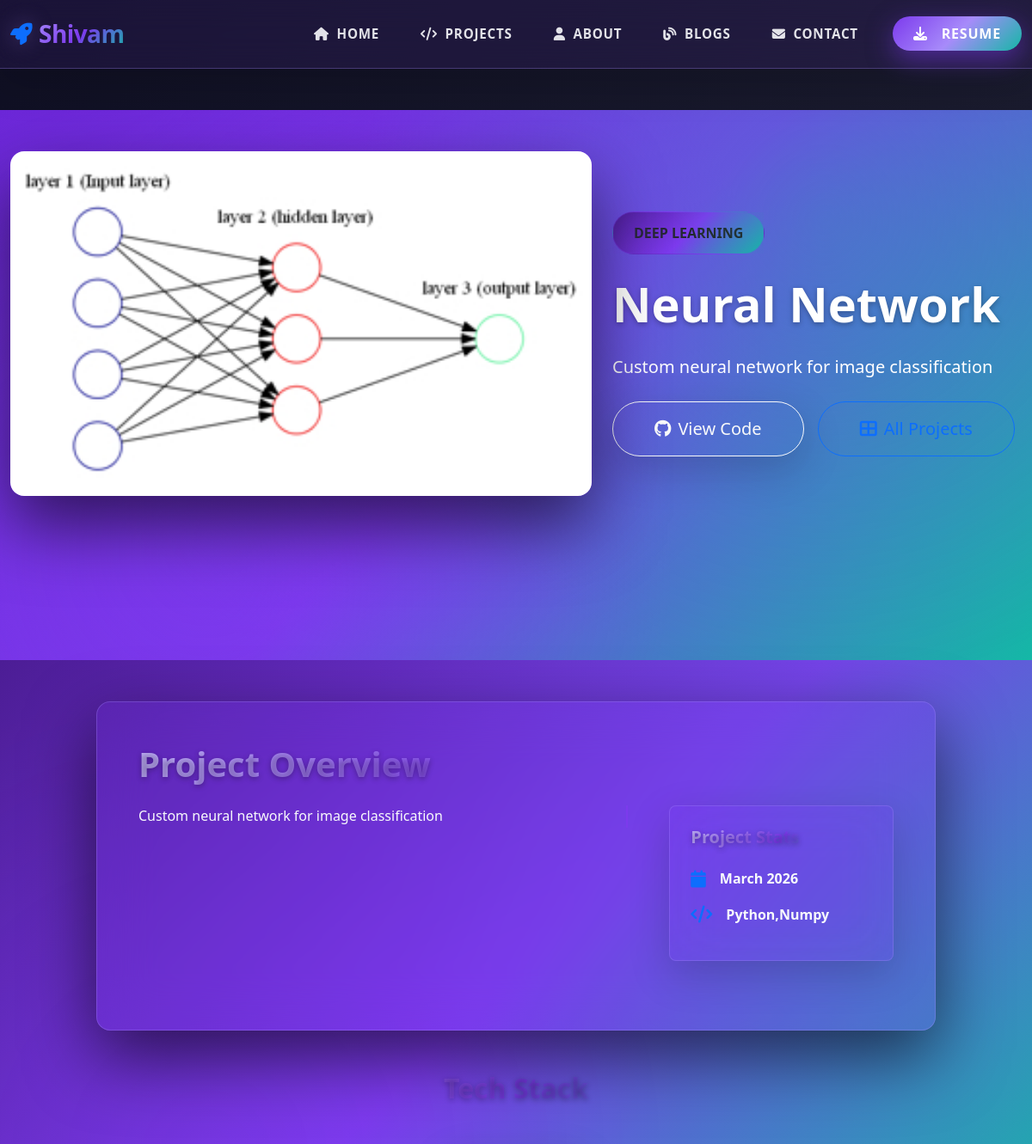
Before: /projects/neural-network/ (upper part) with the older database file.
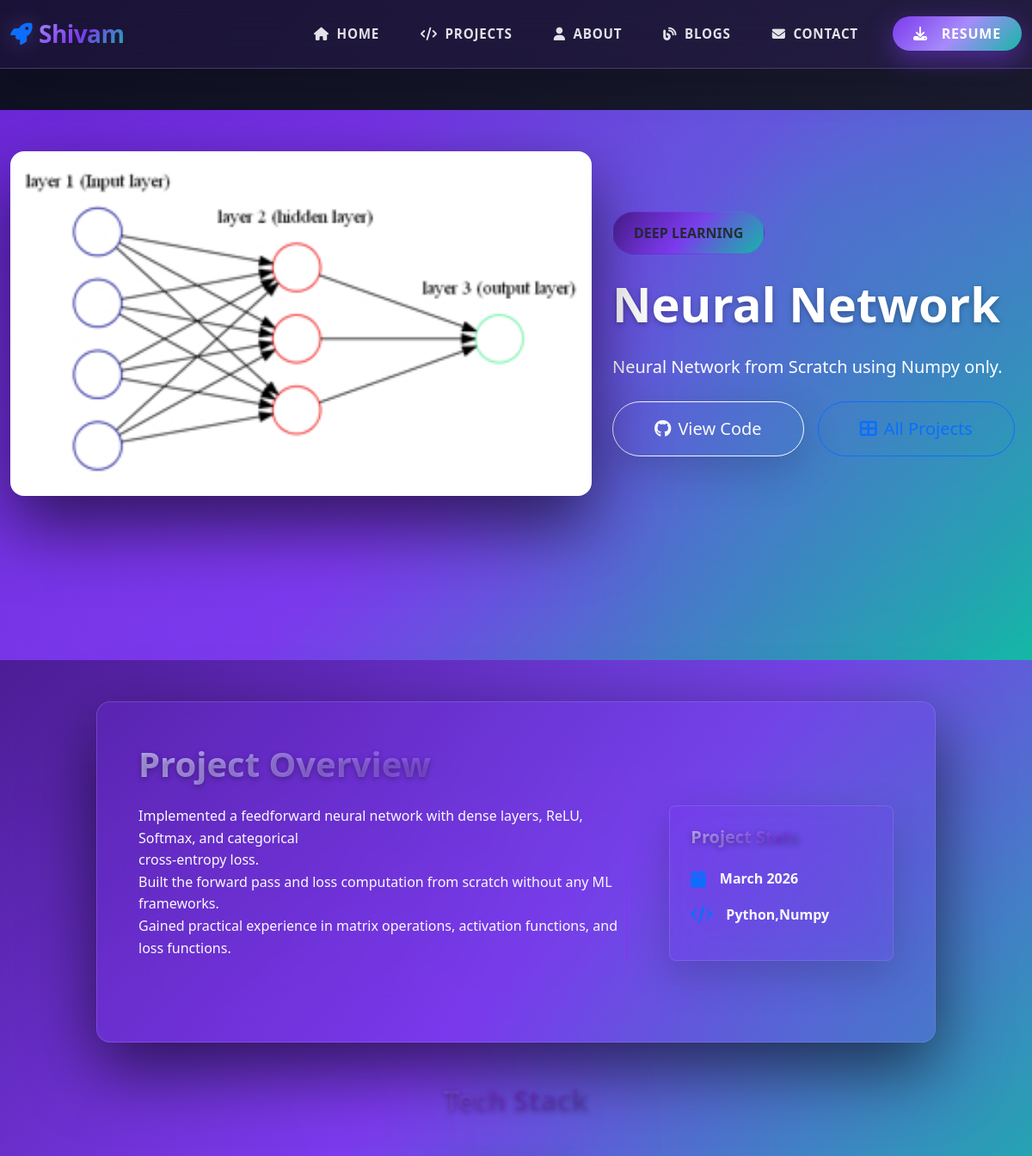
After: the same page with the newer database file.
### apps/core/models.py (models this page shows, shortened)
class Project(models.Model):
    title = models.CharField(max_length=200)
    slug = models.SlugField(unique=True, blank=True)  # ← ADD null=True
    description = models.TextField()
    short_description = models.CharField(max_length=300, blank=True)
    image = models.ImageField(upload_to='projects/', blank=True)
    category = models.CharField(max_length=100, default='Django')
    technologies = models.TextField(blank=True)  # "Django, PostgreSQL, React"
    github_url = models.URLField(blank=True)
    live_url = models.URLField(blank=True)
    featured = models.BooleanField(default=False)
    created_at = models.DateTimeField(auto_now_add=True)
    class Meta:
        ordering = ['-created_at']

### apps/core/views.py (the view)
# urls.py: path('projects/<slug:slug>/', views.ProjectDetailView.as_view(), name='project_detail'),
class ProjectDetailView(DetailView):
    model = Project
    template_name = 'core/project_detail.html'
    context_object_name = 'project'
    slug_field = 'slug'
    slug_url_kwarg = 'slug'
    def get_object(self, queryset=None):
        slug = self.kwargs.get('slug')
        return get_object_or_404(Project, slug=slug)
    def get_context_data(self, **kwargs):
        context = super().get_context_data(**kwargs)
        project = self.get_object()
        context['related_projects'] = Project.objects.filter(
            category=project.category
        ).exclude(slug=project.slug)[:3]
        context['stats'] = Stat.objects.all()
        context['skills'] = Skill.objects.all()[:4]
        return context

### apps/core/templates/core/project_detail.html (shortened to what this page needs)
{% extends "base.html" %}
{% load static %}
{% block content %}
<section class="hero-section py-5 bg-gradient-primary text-white position-relative overflow-hidden">
    <div class="container">
        <div class="row align-items-center">
            <div class="col-lg-7">
                {% if project.image %}
                <img src="{{ project.image.url }}" class="img-fluid rounded-4 shadow-xl w-100 mb-4" alt="{{ project.title }}" loading="lazy">
                {% endif %}
            </div>
            <div class="col-lg-5 text-center text-lg-start">
                <span class="badge bg-light text-dark fs-6 px-4 py-3 mb-4 rounded-pill fw-semibold">
                    {{ project.category|upper|default:"DJANGO PROJECT" }}
                </span>
                <h1 class="display-4 fw-bold mb-4">{{ project.title }}</h1>
                <p class="lead fs-5 mb-4 opacity-90">{{ project.short_description|default:project.description|truncatewords:30 }}</p>
                <div class="d-flex gap-3 flex-wrap">
                    {% if project.github_url %}
                    <a href="{{ project.github_url }}" target="_blank" class="btn btn-outline-light btn-lg px-5 py-3 rounded-pill shadow-lg">
                        <i class="fab fa-github me-2"></i>View Code
                    </a>
                    {% endif %}
                    <a href="{% url 'core:projects' %}" class="btn btn-outline-primary btn-lg px-5 py-3 rounded-pill">
                        <i class="fas fa-th-large me-2"></i>All Projects
                    </a>
                </div>
            </div>
        </div>
    </div>
</section>
<section class="py-5 bg-light">
    <div class="container">
        <div class="row justify-content-center">
            <div class="col-lg-10">
                <div class="glassmorphism p-5 rounded-4 shadow-xl mb-5">
                    <h2 class="fw-bold mb-4 fs-1 gradient-text">Project Overview</h2>
                    <div class="row g-5">
                        <div class="col-lg-8">
                            <div class="project-description">{{ project.description|linebreaks }}</div>
                        </div>
                        <div class="col-lg-4">
                            <div class="glassmorphism p-4 rounded-3 shadow-lg">
                                <h5 class="fw-bold mb-4 gradient-text">Project Stats</h5>
                                <ul class="list-unstyled">
                                    <li class="mb-3 d-flex align-items-center">
                                        <i class="fas fa-calendar text-primary me-3 fs-5"></i>
                                        <strong>{{ project.created_at|date:"F Y" }}</strong>
                                    </li>
                                    {% if project.technologies %}
                                    <li class="mb-3 d-flex align-items-center">
                                        <i class="fas fa-code text-primary me-3 fs-5"></i>
                                        <strong>{{ project.technologies }}</strong>
                                    </li>
                                    {% endif %}
                                </ul>
                            </div>
                        </div>
                    </div>
                </div>
                {% if project.technologies %}
                <div class="text-center mb-5">
                    <h3 class="fw-bold mb-5 fs-2 gradient-text">Tech Stack</h3>
                    <div class="row g-3 justify-content-center">
                    </div>
                </div>
                {% endif %}
            </div>
        </div>
    </div>
</section>
{% endblock %}

Changed rows visible on the page:
changed Project "Neural Network": short_description "Custom neural network for image classification" → "Neural Network from Scratch using Numpy only."; description "Custom neural network for image classification" → "Implemented a feedforward neural network with dense layers, ReLU, Softmax, and categorical cross-entropy loss. Built the forward pass and loss computation from scratch without any ML frameworks. Gained practical experience in matrix operations, activation functions, and loss functions."
